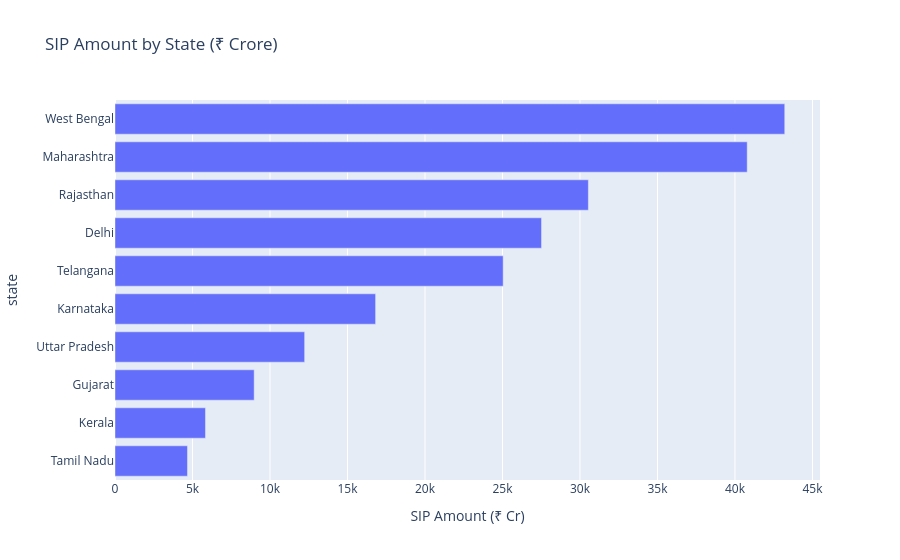
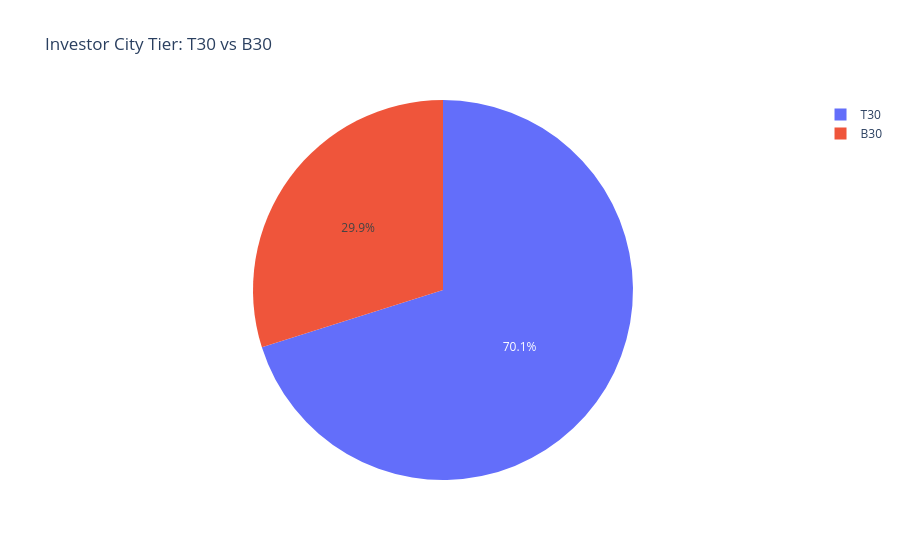

The cell these charts' notebook holds for them, in order:
### Markdown cell above
### 8. Geographic distribution (state SIP amount & T30 vs B30 city tiers)

### Code cell
states = ['Maharashtra', 'Delhi', 'Karnataka', 'Tamil Nadu', 'Gujarat', 'West Bengal', 'Rajasthan', 'Uttar Pradesh', 'Telangana', 'Kerala']
sip_by_state = {s: np.random.uniform(500, 50000) for s in states}
df_state = pd.DataFrame(list(sip_by_state.items()), columns=['state', 'sip_amount_cr'])
df_state = df_state.sort_values('sip_amount_cr', ascending=True)

fig_state = px.bar(df_state, x='sip_amount_cr', y='state', orientation='h',
                   title='SIP Amount by State (₹ Crore)', labels={'sip_amount_cr': 'SIP Amount (₹ Cr)'})
fig_state.show()
fig_state.write_html('../reports/eda_plots/sip_by_state.html')

tiers = np.random.choice(['T30', 'B30'], size=n_investors, p=[0.7, 0.3])
df_tier = pd.DataFrame({'tier': tiers})
tier_counts = df_tier['tier'].value_counts()
fig_tier = px.pie(values=tier_counts.values, names=tier_counts.index, title='Investor City Tier: T30 vs B30')
fig_tier.show()
fig_tier.write_html('../reports/eda_plots/city_tier_pie.html')
print("Geographic charts saved.")

### Figure 1 — Plotly figure (JSON) as saved in the notebook; plotly's stock layout.template omitted (floating-point values rounded to 4 significant figures)
{"data": [{"alignmentgroup": "True", "hovertemplate": "SIP Amount (₹ Cr)=%{x}<br>state=%{y}<extra></extra>", "legendgroup": "", "marker": {"color": "#636efa", "pattern": {"shape": ""}}, "name": "", "offsetgroup": "", "orientation": "h", "showlegend": false, "textposition": "auto", "type": "bar", "x": [4676.0, 5838.0, 8980.0, 12240.0, 16810.0, 25040.0, 27520.0, 30540.0, 40790.0, 43210.0], "xaxis": "x", "y": ["Tamil Nadu", "Kerala", "Gujarat", "Uttar Pradesh", "Karnataka", "Telangana", "Delhi", "Rajasthan", "Maharashtra", "West Bengal"], "yaxis": "y"}], "layout": {"barmode": "relative", "legend": {"tracegroupgap": 0}, "title": {"text": "SIP Amount by State (₹ Crore)"}, "xaxis": {"anchor": "y", "domain": [0, 1], "title": {"text": "SIP Amount (₹ Cr)"}}, "yaxis": {"anchor": "x", "domain": [0, 1], "title": {"text": "state"}}}}

### Figure 2 — Plotly figure (JSON) as saved in the notebook; plotly's stock layout.template omitted (floating-point values rounded to 4 significant figures)
{"data": [{"domain": {"x": [0, 1], "y": [0, 1]}, "hovertemplate": "label=%{label}<br>value=%{value}<extra></extra>", "labels": ["T30", "B30"], "legendgroup": "", "name": "", "showlegend": true, "type": "pie", "values": [7012, 2988]}], "layout": {"legend": {"tracegroupgap": 0}, "title": {"text": "Investor City Tier: T30 vs B30"}}}
